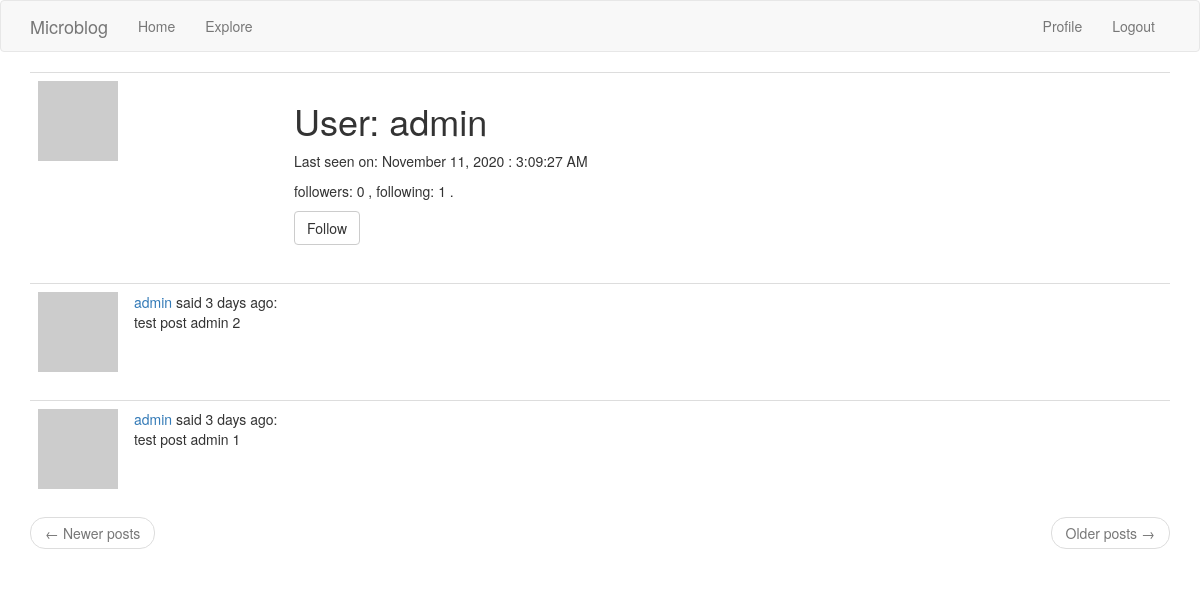
Page /user/admin (signed in) on the earlier database version.
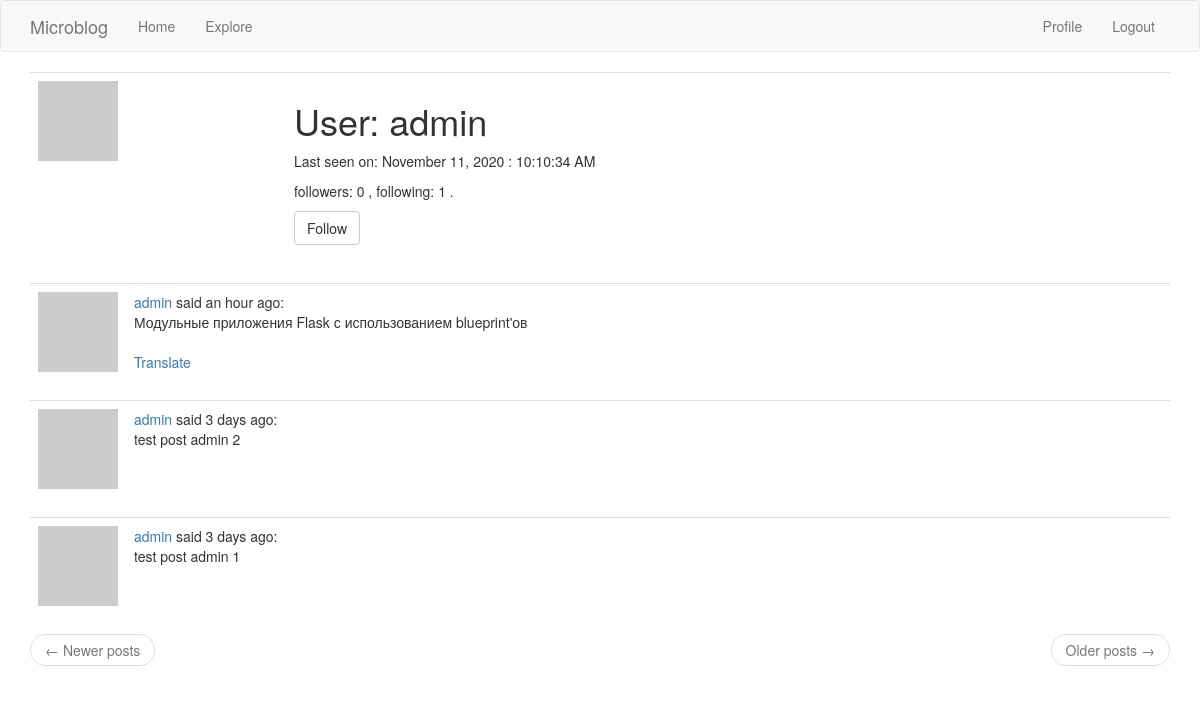
Same page on the later database version.
### app/models.py (models this page shows, shortened)
class User(UserMixin, db.Model):
    id = db.Column(db.Integer, primary_key=True)
    username = db.Column(db.String(64), index=True, unique=True)
    email = db.Column(db.String(120), index=True, unique=True)
    password_hash = db.Column(db.String(128))
    about_me = db.Column(db.String(140))
    posts = db.relationship('Post', backref='author', lazy='dynamic')
    last_seen = db.Column(db.DateTime, default=datetime.utcnow)
    followed = db.relationship(
        'User', secondary=followers,
        primaryjoin=(followers.c.follower_id == id),
        secondaryjoin=(followers.c.followed_id == id),
        backref=db.backref('followers', lazy='dynamic'), lazy='dynamic')
    def avatar(self, size):
        digest = md5(self.email.lower().encode('utf-8')).hexdigest()
        return 'https://www.gravatar.com/avatar/{}?d=identicon&s={}'.format(
            digest, size)
    def is_following(self, user):
        return self.followed.filter(followers.c.followed_id == user.id).count() > 0

class Post(db.Model):
    id = db.Column(db.Integer, primary_key=True)
    body = db.Column(db.String(140))
    timestamp = db.Column(db.DateTime, index=True, default=datetime.utcnow)
    user_id = db.Column(db.Integer, db.ForeignKey('user.id'))
    language = db.Column(db.String(5))

### app/main/routes.py (the view)
@bp.route('/user/<username>')
@login_required
def user(username):
    user = User.query.filter_by(username=username).first_or_404()
    page = request.args.get('page', 1, type=int)
    posts = user.posts.order_by(Post.timestamp.desc()).paginate(
        page, current_app.config['POSTS_PER_PAGE'], False)
    next_url = url_for('main.user', username=user.username,
                       page=posts.next_num) if posts.has_next else None
    prev_url = url_for('main.user', username=user.username,
                       page=posts.prev_num) if posts.has_prev else None
    form = EmptyForm()
    return render_template('user.html', user=user, posts=posts.items,
                           next_url=next_url, prev_url=prev_url, form=form)

### app/main/forms.py
class EmptyForm(FlaskForm):
    submit = SubmitField(_l('Submit'))

### app/main/routes.py (called while the page is built)
@bp.before_app_request
def before_request():
    if current_user.is_authenticated:
        current_user.last_seen = datetime.utcnow()
        db.session.commit()
    g.locale = str(get_locale())

### app/models.py (called while the page is built)
@login.user_loader
def load_user(id):
    return User.query.get(int(id))

### app/main/templates/user.html (shortened to what this page needs)
{% extends "base.html" %}
{% block app_content %}
    <table class="table table-hover">
        <tr>
            <td width="256px"><img src="{{ user.avatar(256) }}"></td>
            <td>
                <h1>{{ _('User')}}: {{ user.username }}</h1>
                {% if user.last_seen %}
                    <p>{{ _('Last seen on: ')}}{{ moment(user.last_seen).format('LL') }} : {{ moment(user.last_seen).format('LTS') }}</p>
                {% endif %}
                <p>{{ _('followers:') }} {{ user.followers.count() }} , {{ _('following:') }} {{ user.followed.count() }} .</p>
                {% if user == current_user %}
                    <p><a href="{{ url_for('main.edit_profile') }}">{{ _('Edit your profile')}}</a></p>
                {% elif not current_user.is_following(user) %}
                    <p>
                    <form action="{{ url_for('main.follow', username=user.username) }}" method="post">
                        {{ form.submit(value=_('Follow'), class_='btn btn-default') }}
                    </form>
                    </p>
                {% endif %}
            </td>
        </tr>
    </table>
    {% for post in posts %}
        {% include '_post.html' %}
    {% endfor %}
    <nav aria-label="...">
        <ul class="pager">
            <li class="previous{% if not prev_url %} disabled{% endif %}">
                <a href="{{ prev_url or '#' }}">
                    <span aria-hidden="true">&larr;</span> {{ _('Newer posts')}}
                </a>
            </li>
            <li class="next{% if not next_url %} disabled{% endif %}">
                <a href="{{ next_url or '#' }}">
                    {{ _('Older posts')}} <span aria-hidden="true">&rarr;</span>
                </a>
            </li>
        </ul>
    </nav>
{% endblock %}

### app/main/templates/_post.html
<table class="table table-hover">
    <tr>
        <td width="70px">
            <a href="{{ url_for('main.user', username=post.author.username) }}">
                <img src="{{ post.author.avatar(70) }}"/>
            </a>
        </td>
        <td>
            <a href="{{ url_for('main.user', username=post.author.username) }}">
                {{ post.author.username }}
            </a>
            {{ _('said') }} {{ moment(post.timestamp).fromNow() }}:
            <br>
            <span id="post{{ post.id }}">{{ post.body }}</span>
            {% if post.language and post.language != g.locale %}
                <br><br>
              <span id="translation{{ post.id }}">
                <a href="javascript:translate(
                            '#post{{ post.id }}',
                            '#translation{{ post.id }}',
                            '{{ post.language }}',
                            '{{ g.locale }}');">{{ _('Translate') }}</a>
            </span>
            {% endif %}
        </td>
    </tr>
</table>

Differences in the rows shown:
changed User "admin": last_seen "3:09:27 AM" → "10:10:34 AM"
added Post: author.username "admin", timestamp "an hour ago", body "Модульные приложения Flask с использованием blueprint'ов"
